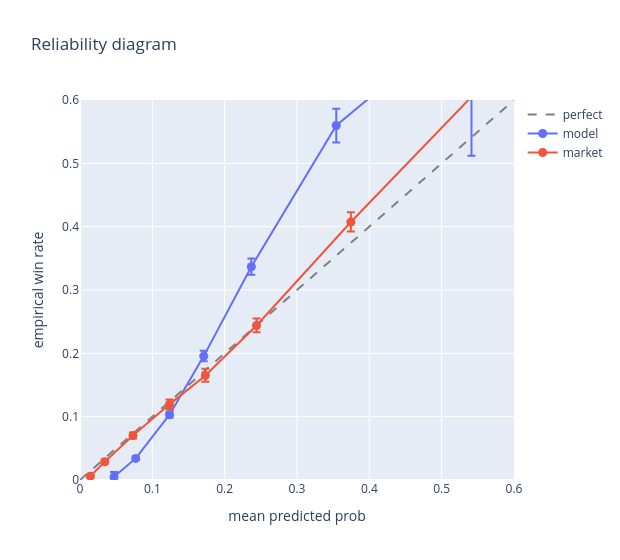

The notebook cell saved with this chart:
### Code cell
diag.plot_reliability(rel_model, rel_market).show()

### Figure 1 — Plotly figure (JSON) as saved in the notebook; plotly's stock layout.template omitted (floating-point values rounded to 4 significant figures)
{"data": [{"line": {"color": "gray", "dash": "dash"}, "mode": "lines", "name": "perfect", "showlegend": true, "type": "scatter", "x": [0, 1], "y": [0, 1]}, {"error_y": {"array": [0.007747, 0.003001, 0.004899, 0.008381, 0.01307, 0.02639, 0.1451], "arrayminus": [0.003039, 0.002766, 0.004701, 0.008118, 0.01282, 0.02673, 0.2248], "symmetric": false, "type": "data"}, "hovertext": ["bin=[2%, 5%)<br>n=804<br>mean_pred=0.047<br>emp=0.005", "bin=[5%, 10%)<br>n=15231<br>mean_pred=0.077<br>emp=0.034", "bin=[10%, 15%)<br>n=15416<br>mean_pred=0.124<br>emp=0.103", "bin=[15%, 20%)<br>n=8880<br>mean_pred=0.171<br>emp=0.196", "bin=[20%, 30%)<br>n=5116<br>mean_pred=0.237<br>emp=0.337", "bin=[30%, 50%)<br>n=1338<br>mean_pred=0.354<br>emp=0.560", "bin=[50%, 100%)<br>n=19<br>mean_pred=0.541<br>emp=0.737"], "marker": {"color": "#636EFA", "size": 9}, "mode": "markers+lines", "name": "model", "type": "scatter", "x": [0.04709, 0.07702, 0.1238, 0.1711, 0.2369, 0.3543, 0.5412], "y": [0.004975, 0.03408, 0.1031, 0.1956, 0.3368, 0.5598, 0.7368]}, {"error_y": {"array": [0.003083, 0.00356, 0.004965, 0.007728, 0.01047, 0.01118, 0.01517, 0.03264], "arrayminus": [0.002024, 0.003178, 0.00466, 0.007318, 0.009962, 0.01084, 0.015, 0.03407], "symmetric": false, "type": "data"}, "hovertext": ["bin=[0%, 2%)<br>n=3583<br>mean_pred=0.014<br>emp=0.006", "bin=[2%, 5%)<br>n=9487<br>mean_pred=0.034<br>emp=0.029", "bin=[5%, 10%)<br>n=10823<br>mean_pred=0.073<br>emp=0.070", "bin=[10%, 15%)<br>n=7141<br>mean_pred=0.124<br>emp=0.119", "bin=[15%, 20%)<br>n=5072<br>mean_pred=0.173<br>emp=0.165", "bin=[20%, 30%)<br>n=5841<br>mean_pred=0.244<br>emp=0.244", "bin=[30%, 50%)<br>n=4072<br>mean_pred=0.374<br>emp=0.407", "bin=[50%, 100%)<br>n=785<br>mean_pred=0.577<br>emp=0.647"], "marker": {"color": "#EF553B", "size": 9}, "mode": "markers+lines", "name": "market", "type": "scatter", "x": [0.0143, 0.03422, 0.07326, 0.1238, 0.1733, 0.2441, 0.3745, 0.5767], "y": [0.005861, 0.02878, 0.07013, 0.1195, 0.165, 0.244, 0.4074, 0.6471]}], "layout": {"height": 560, "title": {"text": "Reliability diagram"}, "width": 620, "xaxis": {"range": [0, 0.6], "title": {"text": "mean predicted prob"}}, "yaxis": {"range": [0, 0.6], "title": {"text": "empirical win rate"}}}}
